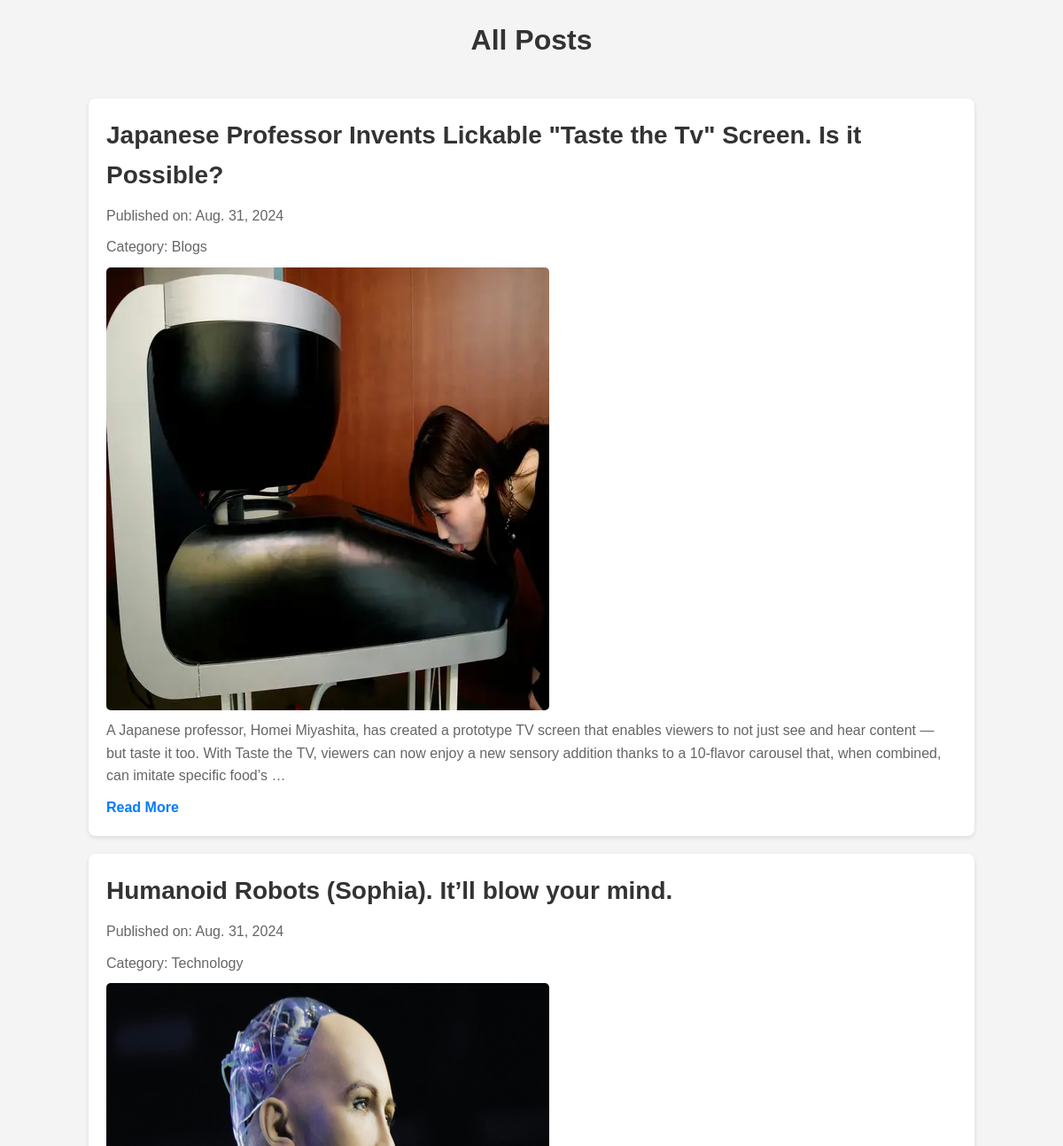
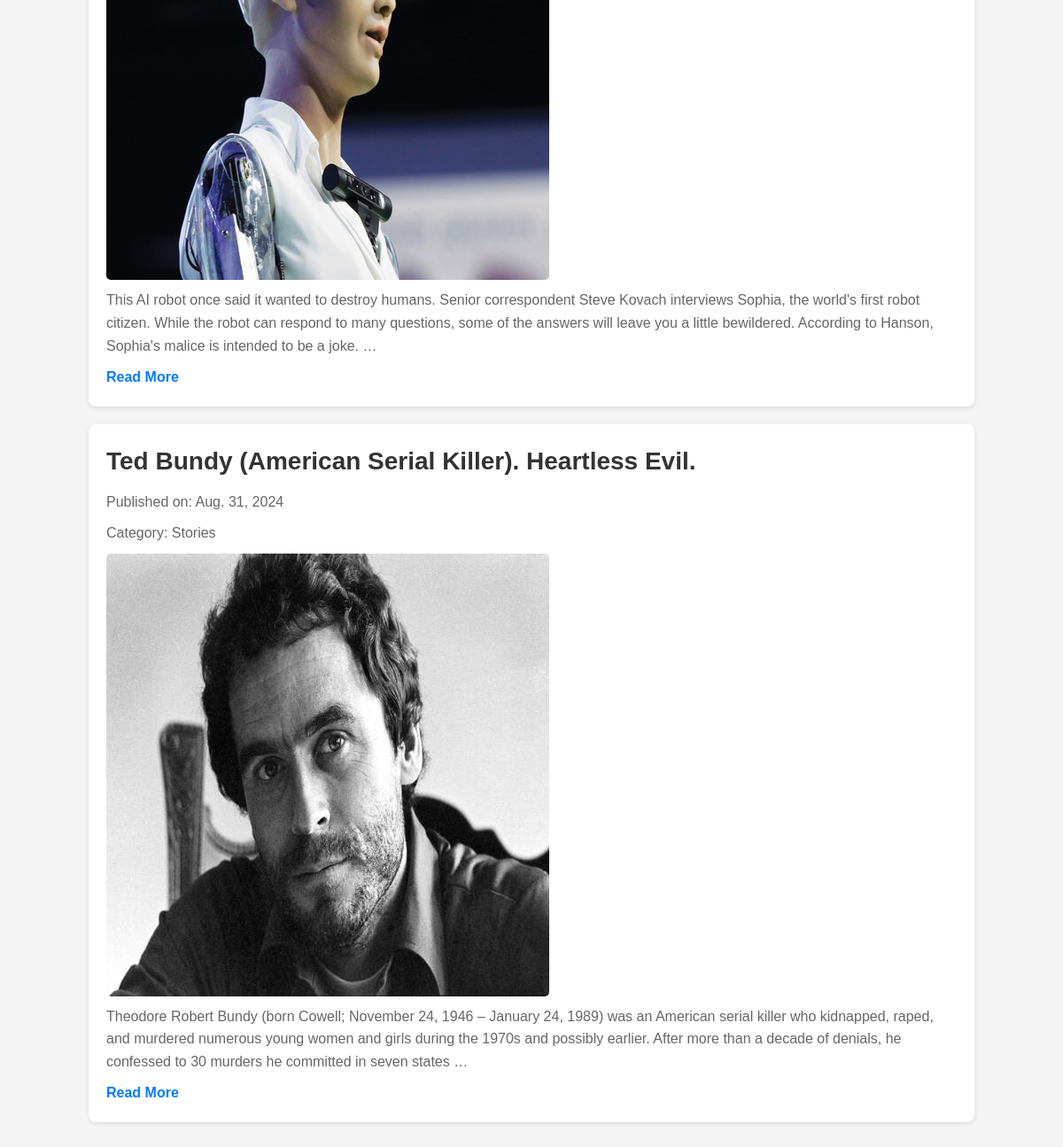
/posts/, run on the app's committed database (2 pictures, top to bottom).
### home/models.py (models this page shows, shortened)
class Blog(models.Model):
    title = models.CharField(max_length=200)
    content = RichTextField()  # Use RichTextField for rich text editing
    category = models.CharField(max_length=100, choices=[('Blogs', 'Blogs'), ('Technology', 'Technology'), ('Stories', 'Stories')])
    published_date = models.DateField()
    image = models.ImageField(upload_to='images/')

### home/views.py (the view)
# urls.py: path('posts/', views.view_posts, name='view_posts'),
def view_posts(request):
    posts = Blog.objects.all().order_by('-published_date')  # Fetch all posts ordered by the published date
    return render(request, 'view_posts.html', {'posts': posts})

### templates/view_posts.html (shortened to what this page needs)
<!DOCTYPE html>
<html lang="en">
<head>
    <link rel="stylesheet" href="/static/view_posts.css"/>
</head>
<body>
    <h1>All Posts</h1>
    <div class="posts-container">
        {% for post in posts %}
            <div class="post">
                <h2>{{ post.title }}</h2>
                <p>Published on: {{ post.published_date }}</p>
                <p>Category: {{ post.category }}</p>
                {% if post.image %}
                    <img src="{{ post.image.url }}" alt="{{ post.title }}">
                {% endif %}
                <p>{{ post.content|truncatewords:50 }}</p>
                <a href="{% url 'post_detail' post.id %}">Read More</a>
            </div>
        {% endfor %}
    </div>
</body>
</html>

### static/view_posts.css (style rules this page uses)
body { font-family: Arial, sans-serif; line-height: 1.6; margin: 0; padding: 0; background-color: #f4f4f4; }
h1 { text-align: center; margin: 20px 0; font-size: 2rem; color: #333; }
.posts-container { max-width: 1000px; margin: auto; padding: 20px; }
.post { background: #fff; border-radius: 8px; box-shadow: 0 2px 5px rgba(0, 0, 0, 0.1); margin-bottom: 20px; padding: 20px; }
.post h2 { font-size: 1.75rem; margin: 0 0 10px; color: #333; }
.post p { margin: 0 0 10px; font-size: 1rem; color: #666; }
.post img { max-width: 100%; height: auto; display: block; margin: 10px 0; border-radius: 5px; }
.post a { display: inline-block; text-decoration: none; color: #007bff; font-weight: bold; transition: color 0.2s ease-in-out; }

### data on the page
Blog: title "Japanese Professor Invents Lickable \"Taste the Tv\" Screen. Is it Possible?", published_date "Aug. 31, 2024", category "Blogs", image (picture), content "A Japanese professor, Homei Miyashita, has created a prototype TV screen that enables viewers to not just see and hear content — but taste it too. With Taste the TV, viewers can now enjoy a new sensory addition thanks to a 10-flavor carousel that, when combined, can imitate specific food’s …"
Blog: title "Humanoid Robots (Sophia). It’ll blow your mind.", published_date "Aug. 31, 2024", category "Technology", image (picture), content "This AI robot once said it wanted to destroy humans. Senior correspondent Steve Kovach interviews Sophia, the world's first robot citizen. While the robot can respond to many questions, some of the answers will leave you a little bewildered. According to Hanson, Sophia's malice is intended to be a joke. …"
Blog: title "Ted Bundy (American Serial Killer). Heartless Evil.", published_date "Aug. 31, 2024", category "Stories", image (picture), content "Theodore Robert Bundy (born Cowell; November 24, 1946 – January 24, 1989) was an American serial killer who kidnapped, raped, and murdered numerous young women and girls during the 1970s and possibly earlier. After more than a decade of denials, he confessed to 30 murders he committed in seven states …"
